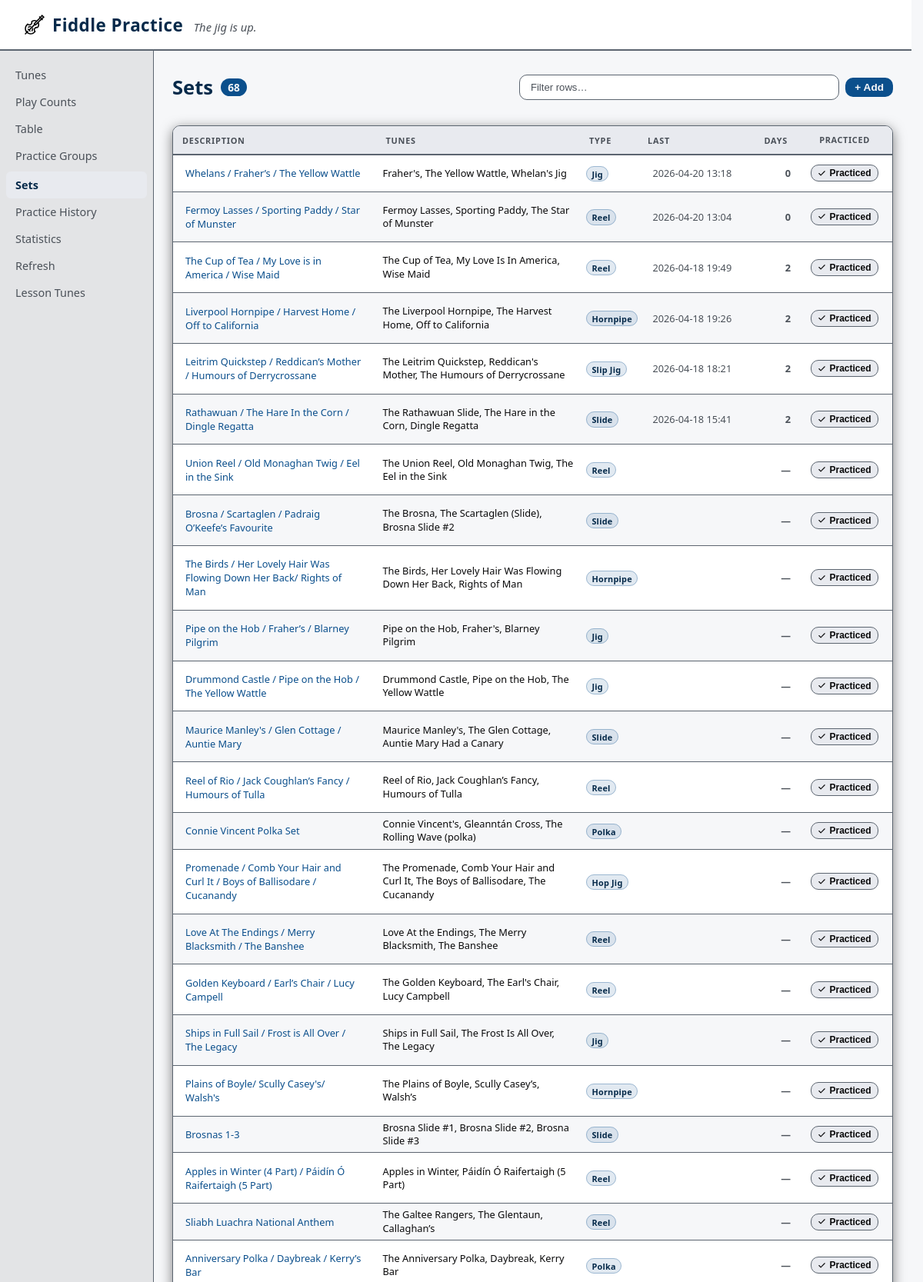
Screenshot of /sets (upper part) with the database file from the repository.
### tables this page shows
CREATE TABLE phrases (
                id INTEGER PRIMARY KEY AUTOINCREMENT,
                body TEXT NOT NULL,
                created_at TEXT NOT NULL DEFAULT (datetime('now'))
            );

CREATE TABLE sets (
                id INTEGER PRIMARY KEY AUTOINCREMENT,
                description TEXT NOT NULL DEFAULT '',
                type TEXT NOT NULL
            );

### app.py (the view)
@app.route("/sets", methods=["GET"])
def sets_view():
    req_played = (request.args.get("played") or "asc").strip().lower()
    if req_played not in ("asc", "desc"):
        req_played = "asc"
    with get_db() as conn:
        has_sets_in_db = (
            conn.execute("SELECT 1 FROM sets LIMIT 1").fetchone() is not None
        )
        sets = conn.execute(
            "SELECT id, description, type FROM sets ORDER BY id DESC",
        ).fetchall()
        set_ids = [r["id"] for r in sets]
        last_by_set = {}
        tunes_by_set = {sid: [] for sid in set_ids}
        if set_ids:
            ph = ",".join("?" * len(set_ids))
            for r in conn.execute(
                f"""
                SELECT set_id, MAX(date_practiced) AS last_practiced
                FROM set_practice
                WHERE set_id IN ({ph})
                GROUP BY set_id
                """,
                set_ids,
            ):
                last_by_set[r["set_id"]] = r["last_practiced"]
            for r in conn.execute(
                f"""
                SELECT ss.set_id, s.name
                FROM set_tunes ss
                JOIN tunes s ON s.id = ss.tune_id
                WHERE ss.set_id IN ({ph})
                ORDER BY ss.set_id, ss.sort_order ASC, ss.tune_id ASC
                """,
                set_ids,
            ):
                tunes_by_set[r["set_id"]].append(r["name"])
        sets_display = []
        for r in sets:
            lp = last_by_set.get(r["id"])
            days_since_last = None
            if lp:
                try:
                    days_since_last = (
                        date.today() - date.fromisoformat(str(lp)[:10])
                    ).days
                except ValueError:
                    pass
            sets_display.append(
                {
                    "id": r["id"],
                    "description": r["description"],
                    "type": r["type"],
                    "last_practiced": lp,
                    "days_since_last": days_since_last,
                    "tunes_names": ", ".join(tunes_by_set[r["id"]]),
                }
            )
        def _last_played_sort_key(row: dict) -> tuple:
            lp = row["last_practiced"]
            if not lp:
                return (0, "")
            return (1, str(lp))
        if req_played == "asc":
            sets_display.sort(key=_last_played_sort_key, reverse=True)
        else:
            sets_display.sort(
                key=lambda x: (0 if x["last_practiced"] else 1, x["last_practiced"] or "")
            )
    return render_template(
        "sets.html",
        sets=sets_display,
        has_sets_in_db=has_sets_in_db,
        sets_played_order=req_played,
    )

### app.py (called while the page is built, shortened)
def load_settings() -> dict:
    try:
        with open(SETTINGS_PATH, "r", encoding="utf-8") as f:
            data = json.load(f)
    except (FileNotFoundError, json.JSONDecodeError):
        data = {}
    settings = dict(SETTINGS_DEFAULTS)
    for key, default in SETTINGS_DEFAULTS.items():
        v = data.get(key)
        if isinstance(v, type(default)):
            settings[key] = v
    if settings["theme"] not in VALID_THEMES:
        settings["theme"] = "pearl"
    if settings.get("phrase_variety") not in VALID_PHRASE_VARIETIES:
        settings["phrase_variety"] = SETTINGS_DEFAULTS["phrase_variety"]
    if settings.get("phrase_frequency_sec") not in VALID_PHRASE_FREQUENCY_SEC:
        settings["phrase_frequency_sec"] = SETTINGS_DEFAULTS["phrase_frequency_sec"]
    return settings

def map_practice_group_token(token: str) -> str | None:
    t = (token or "").strip()
    if not t:
        return None
    if len(t) > MAX_PRACTICE_GROUP_LABEL_LEN:
        t = t[:MAX_PRACTICE_GROUP_LABEL_LEN].rstrip()
        if not t:
            return None
    if t in PRACTICE_GROUP_SET:
        return t

def normalize_practice_groups_stored(raw: str | None) -> str:
    if not raw or not str(raw).strip():
        return ""
    parts = re.split(r"\s*,\s*", str(raw).strip())
    preset_order = {g: i for i, g in enumerate(PRACTICE_GROUPS)}
    labels: list[str] = []
    seen_lower: set[str] = set()
    for p in parts:
        m = map_practice_group_token(p)
        if not m:
            continue
        low = m.lower()
        if low in seen_lower:
            continue
        seen_lower.add(low)
        labels.append(m)
    def sort_key(g: str) -> tuple:
        if g in preset_order:
            return (0, preset_order[g])
        return (1, g.lower())
    labels.sort(key=sort_key)
    return ", ".join(labels)

@app.template_filter("practice_groups_selected")
def practice_groups_selected_filter(stored):
    s = normalize_practice_groups_stored(stored or "")
    return s.split(", ") if s else []

@app.template_filter("practice_datetime_no_seconds")
def practice_datetime_no_seconds_filter(value):
    if value is None:
        return ""
    s = str(value).strip()
    if not s:
        return ""
    if "T" in s:
        s = s.replace("T", " ", 1)
    if len(s) >= 16 and s[10] == " ":
        return s[:16]
    if len(s) >= 10 and s[4] == "-" and s[7] == "-":
        return s[:10]
    return s

### templates/sets.html (shortened to what this page needs)
{% extends "base.html" %}
{% from "_sort_icons.html" import sortable_heading %}
{% block content %}
<div class="page-header page-header--table page-header--sets">
  <div class="sets-toolbar-start table-toolbar-left">
    <h2>Sets</h2>
    <span class="tune-count" id="setsVisibleCount">{{ sets|length }}</span>
  </div>
  <div class="sets-toolbar-end table-controls table-controls--right">
    <div class="sets-filter-strip">
      <input type="search" id="setsTableFilter" class="search-input" placeholder="Filter rows…" autocomplete="off" />
    </div>
    <button type="button" class="btn btn-primary btn-sm" id="openCreateSetModalMain">+ Add</button>
  </div>
</div>
{% if sets %}
<div class="table-wrap">
  <div class="table-wrap__inner">
  <table class="tune-table table-layout-modern" id="setsTable">
    <thead class="sets-table-head-desktop">
      <tr>
        <th class="sortable" data-col="0">{{ sortable_heading('Description') }}</th>
        <th class="sortable" data-col="1">{{ sortable_heading('Tunes') }}</th>
        <th class="sortable" data-col="2">{{ sortable_heading('Type') }}</th>
        <th class="sortable" data-col="3">{{ sortable_heading('Last') }}</th>
        <th class="sortable" data-col="4">{{ sortable_heading('Days') }}</th>
        <th class="col-set-practice sets-th-practice" scope="col">Practiced</th>
      </tr>
    </thead>
    <tbody>
      {% for s in sets %}
      <tr data-id="{{ s.id }}" data-set-panel-url="{{ url_for('set_panel', set_id=s.id) }}" class="sets-table-row">
        <td class="sets-td sets-td-desc" data-sets-col="0">
          <span class="sets-cell-desc sets-cell-open-set" role="link" tabindex="0"
                data-set-panel-url="{{ url_for('set_panel', set_id=s.id) }}"
                title="View Set">{{ s.description if s.description else '—' }}</span>
        </td>
        <td class="sets-td sets-td-tunes sets-col-tunes-cell" data-sets-col="1">
          <span class="sets-col-tunes">{% if s.tunes_names %}{{ s.tunes_names }}{% endif %}</span>
        </td>
        <td class="sets-td sets-td-type{% if not s.type %} sets-td-type--empty{% endif %}" data-sets-col="2">
          <div class="sets-col-type{% if not s.type %} sets-col-type--empty{% endif %}">
            {% if s.type %}<span class="badge badge-type">{{ s.type }}</span>{% else %}<span class="sets-cell-empty">—</span>{% endif %}
          </div>
        </td>
        <td class="sets-td sets-td-last" data-sets-col="3">
          <span class="sets-col-last-practiced">{% if s.last_practiced %}{{ s.last_practiced|practice_datetime_no_seconds }}{% endif %}</span>
        </td>
        <td class="sets-td sets-td-days" data-sets-col="4" data-days-sort="{% if s.days_since_last is not none %}{{ s.days_since_last }}{% endif %}">
          <div class="sets-col-days-since-wrap">
            <span class="sets-days-since-desktop" aria-label="{% if s.days_since_last is not none %}{{ s.days_since_last }} days since last played{% else %}Never practiced{% endif %}">{% if s.days_since_last is not none %}{{ s.days_since_last }}{% else %}—{% endif %}</span>
          </div>
        </td>
        <td class="sets-td sets-td-practice sets-cell-practice-wrap col-set-practice">
          <div class="sets-col-practice-inner">
            <button type="button" class="btn btn-xs btn-practiced set-practiced-btn"
                    data-practice-url="{{ url_for('record_set_practice', set_id=s.id) }}"
                    title="Log practice for this set"
                    aria-label="Log practice for this set{% if s.description %}: {{ s.description|e }}{% endif %}">
              <svg xmlns="http://www.w3.org/2000/svg" width="11" height="11" viewBox="0 0 24 24" fill="none" stroke="currentColor" stroke-width="2.5" stroke-linecap="round" stroke-linejoin="round" aria-hidden="true">
                <path d="M20 6 9 17l-5-5"/>
              </svg>
              Practiced
            </button>
          </div>
        </td>
      </tr>
      {% endfor %}
    </tbody>
  </table>
  </div>
</div>
{% else %}
<p class="empty-hint">No sets yet. Use <strong>+ Add</strong> above to create one.</p>
{% endif %}
{% endblock %}

### templates/base.html (shortened to what this page needs)
<!DOCTYPE html>
<html lang="en" data-theme="pearl">
<head>
  <link rel="stylesheet" href="{{ url_for('static', filename='style.css') }}" />
</head>
<body data-mp-server-today="{{ mp_server_today }}">
  <header class="{% if header_random_phrase %}header--with-tagline{% endif %}">
    <div class="header-inner">
      <div class="header-brand">
        <span class="header-icon header-icon--fiddle" aria-hidden="true">
          <img src="{{ url_for('static', filename='fiddle-svgrepo-com.svg') }}" alt="" class="header-fiddle-img" decoding="async" />
        </span>
        <div class="header-title-group">
          <h1>Fiddle Practice</h1>
          {% if header_random_phrase %}
          <p class="header-tagline">{{ header_random_phrase }}</p>
          {% endif %}
        </div>
      </div>
    </div>
  </header>
  <div class="app-layout">
    <aside class="sidebar">
      <nav class="sidebar-nav">
        <a id="sidebarNavIndex" href="{{ url_for('index') }}"
           class="sidebar-item {% if request.endpoint == 'index' %}active{% endif %}">
          Tunes
        </a>
        <a id="sidebarNavPlayCounts" href="{{ url_for('times_played') }}"
           class="sidebar-item {% if request.endpoint == 'times_played' %}active{% endif %}">
          Play Counts
        </a>
        <a id="sidebarNavTable" href="{{ url_for('table_view') }}"
           class="sidebar-item {% if request.endpoint == 'table_view' and not request.args.get('practice_group') %}active{% endif %}">
          Table
        </a>
        {% if mp_sidebar_practice_groups %}
        <details class="sidebar-fold sidebar-practice-groups-fold"
                 {% if request.endpoint == 'table_view' and request.args.get('practice_group') %}open{% endif %}>
          <summary class="sidebar-fold-summary">Practice Groups</summary>
        </details>
        {% endif %}
        <a href="{{ url_for('sets_view') }}"
           class="sidebar-item {% if request.endpoint == 'sets_view' %}active{% endif %}">
          Sets
        </a>
        <a href="{{ url_for('history_view') }}"
           class="sidebar-item {% if request.endpoint == 'history_view' %}active{% endif %}">
          Practice History
        </a>
        <a id="sidebarNavStatistics" href="{{ url_for('statistics_view') }}"
           class="sidebar-item {% if request.endpoint == 'statistics_view' %}active{% endif %}">
          Statistics
        </a>
        <a id="sidebarNavRefresh" href="{{ url_for('refresh_view') }}"
           class="sidebar-item {% if request.endpoint == 'refresh_view' %}active{% endif %}">
          Refresh
        </a>
        <a id="sidebarNavLessonTunes" href="{{ url_for('lesson_tunes_view') }}"
           class="sidebar-item {% if request.endpoint == 'lesson_tunes_view' %}active{% endif %}">
          Lesson Tunes
        </a>
      </nav>
    </aside>
    <div class="main-wrap">
      <main>
        {% block content %}{% endblock %}
      </main>
    </div>
  </div>
</body>
</html>

### rows the page displays
phrases: body "The jig is up."
sets: description "Whelans / Fraher’s / The Yellow Wattle", tunes_names "Fraher's, The Yellow Wattle, Whelan's Jig", type "Jig", last_practiced|practice_datetime_no_seconds "2026-04-20 13:18", days_since_last "0"
sets: description "Fermoy Lasses / Sporting Paddy / Star of Munster", tunes_names "Fermoy Lasses, Sporting Paddy, The Star of Munster", type "Reel", last_practiced|practice_datetime_no_seconds "2026-04-20 13:04", days_since_last "0"
sets: description "The Cup of Tea / My Love is in America / Wise Maid", tunes_names "The Cup of Tea, My Love Is In America, Wise Maid", type "Reel", last_practiced|practice_datetime_no_seconds "2026-04-18 19:49", days_since_last "2"
sets: description "Liverpool Hornpipe / Harvest Home / Off to California", tunes_names "The Liverpool Hornpipe, The Harvest Home, Off to California", type "Hornpipe", last_practiced|practice_datetime_no_seconds "2026-04-18 19:26", days_since_last "2"
sets: description "Leitrim Quickstep / Reddican’s Mother / Humours of Derrycrossane", tunes_names "The Leitrim Quickstep, Reddican's Mother, The Humours of Derrycrossane", type "Slip Jig", last_practiced|practice_datetime_no_seconds "2026-04-18 18:21", days_since_last "2"
sets: description "Rathawuan / The Hare In the Corn / Dingle Regatta", tunes_names "The Rathawuan Slide, The Hare in the Corn, Dingle Regatta", type "Slide", last_practiced|practice_datetime_no_seconds "2026-04-18 15:41", days_since_last "2"
sets: description "Union Reel / Old Monaghan Twig / Eel in the Sink", tunes_names "The Union Reel, Old Monaghan Twig, The Eel in the Sink", type "Reel"
sets: description "Brosna / Scartaglen / Padraig O’Keefe’s Favourite", tunes_names "The Brosna, The Scartaglen (Slide), Brosna Slide #2", type "Slide"
sets: description "The Birds / Her Lovely Hair Was Flowing Down Her Back/ Rights of Man", tunes_names "The Birds, Her Lovely Hair Was Flowing Down Her Back, Rights of Man", type "Hornpipe"
sets: description "Pipe on the Hob / Fraher’s / Blarney Pilgrim", tunes_names "Pipe on the Hob, Fraher's, Blarney Pilgrim", type "Jig"
sets: description "Drummond Castle / Pipe on the Hob / The Yellow Wattle", tunes_names "Drummond Castle, Pipe on the Hob, The Yellow Wattle", type "Jig"
sets: description "Maurice Manley's / Glen Cottage / Auntie Mary", tunes_names "Maurice Manley's, The Glen Cottage, Auntie Mary Had a Canary", type "Slide"
sets: description "Reel of Rio / Jack Coughlan’s Fancy / Humours of Tulla", tunes_names "Reel of Rio, Jack Coughlan’s Fancy, Humours of Tulla", type "Reel"
sets: description "Connie Vincent Polka Set", tunes_names "Connie Vincent's, Gleanntán Cross, The Rolling Wave (polka)", type "Polka"
sets: description "Promenade / Comb Your Hair and Curl It / Boys of Ballisodare / Cucanandy", tunes_names "The Promenade, Comb Your Hair and Curl It, The Boys of Ballisodare, The Cucanandy", type "Hop Jig"
sets: description "Love At The Endings / Merry Blacksmith / The Banshee", tunes_names "Love At the Endings, The Merry Blacksmith, The Banshee", type "Reel"
sets: description "Golden Keyboard / Earl’s Chair / Lucy Campell", tunes_names "The Golden Keyboard, The Earl's Chair, Lucy Campbell", type "Reel"
sets: description "Ships in Full Sail / Frost is All Over / The Legacy", tunes_names "Ships in Full Sail, The Frost Is All Over, The Legacy", type "Jig"
sets: description "Plains of Boyle/ Scully Casey's/ Walsh's", tunes_names "The Plains of Boyle, Scully Casey’s, Walsh’s", type "Hornpipe"
sets: description "Brosnas 1-3", tunes_names "Brosna Slide #1, Brosna Slide #2, Brosna Slide #3", type "Slide"
sets: description "Apples in Winter (4 Part) / Páidín Ó Raifertaigh (5 Part)", tunes_names "Apples in Winter, Páidín Ó Raifertaigh (5 Part)", type "Reel"
sets: description "Sliabh Luachra National Anthem", tunes_names "The Galtee Rangers, The Glentaun, Callaghan’s", type "Reel"
sets: description "Anniversary Polka / Daybreak / Kerry’s Bar", tunes_names "The Anniversary Polka, Daybreak, Kerry Bar", type "Polka"

### other values shown
{{ sets|length }} "68"
{{ label }} "DESCRIPTION TUNES TYPE LAST DAYS"
